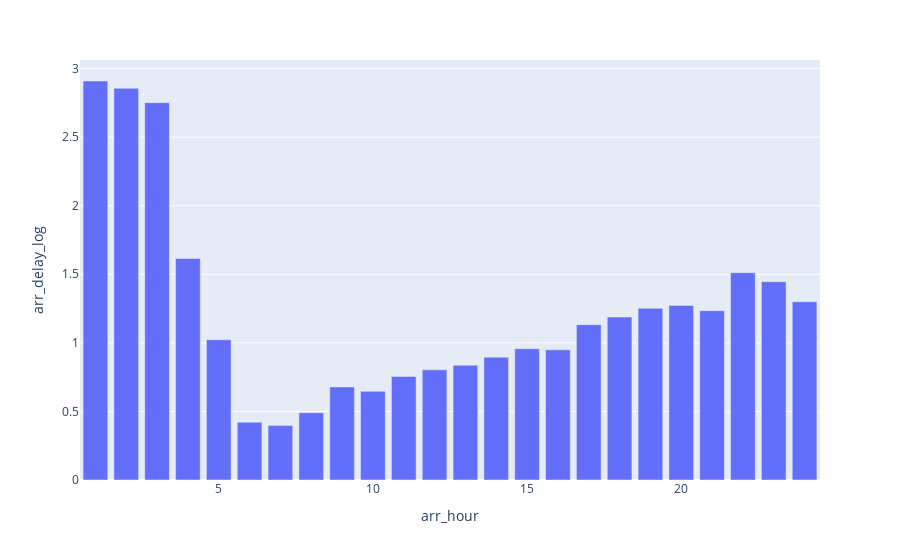

Notebook code cell kept with this figure:
### Markdown cell above
There seems to be massive delays after 12AM. Why this is the case I'm not sure, but when the flight is leaving seems to be a good indicator of flight delay.

Next, let's check when the flights are scheduled to arrive.

### Code cell
arr_hour_count = day_avg.groupby('arr_hour').mean().reset_index()
px.bar(arr_hour_count, x='arr_hour', y='arr_delay_log')

### Figure 1 — Plotly figure (JSON) as saved in the notebook; plotly's stock layout.template omitted (floating-point values rounded to 4 significant figures)
{"data": [{"alignmentgroup": "True", "hovertemplate": "arr_hour=%{x}<br>arr_delay_log=%{y}<extra></extra>", "legendgroup": "", "marker": {"color": "#636efa", "pattern": {"shape": ""}}, "name": "", "offsetgroup": "", "orientation": "v", "showlegend": false, "textposition": "auto", "type": "bar", "x": [1, 2, 3, 4, 5, 6, 7, 8, 9, 10, 11, 12, 13, 14, 15, 16, 17, 18, 19, 20, 21, 22, 23, 24], "xaxis": "x", "y": [2.909, 2.856, 2.752, 1.615, 1.023, 0.4219, 0.3967, 0.4901, 0.6782, 0.6463, 0.7547, 0.8034, 0.8368, 0.8957, 0.9572, 0.9491, 1.133, 1.188, 1.252, 1.272, 1.235, 1.512, 1.446, 1.3], "yaxis": "y"}], "layout": {"barmode": "relative", "legend": {"tracegroupgap": 0}, "margin": {"t": 60}, "xaxis": {"anchor": "y", "domain": [0, 1], "title": {"text": "arr_hour"}}, "yaxis": {"anchor": "x", "domain": [0, 1], "title": {"text": "arr_delay_log"}}}}
